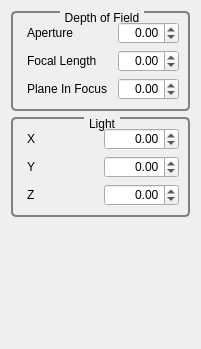
<?xml version="1.0" encoding="UTF-8"?>
<ui version="4.0">
 <class>GvtQCustomEditor</class>
 <widget class="QWidget" name="GvtQCustomEditor">
  <property name="geometry">
   <rect>
    <x>0</x>
    <y>0</y>
    <width>179</width>
    <height>349</height>
   </rect>
  </property>
  <property name="windowTitle">
   <string>Custom Editor</string>
  </property>
  <property name="styleSheet">
   <string>QGroupBox
{
     background-color: qlineargradient(x1: 0, y1: 0, x2: 0, y2: 1,
                                       stop: 0 #E0E0E0, stop: 1 #FFFFFF);
     border: 2px solid gray;
     border-radius: 5px;
     margin-top: 1ex; /* leave space at the top for the title */
 }

 QGroupBox::title
{
	 subcontrol-origin: margin;
     subcontrol-position: top center; /* position at the top center */
     padding: 0 3px;
     background-color: qlineargradient(x1: 0, y1: 0, x2: 0, y2: 1,
                                       stop: 0 #FFOECE, stop: 1 #FFFFFF);
 }

QLabel
{
	border-radius: 4px;
	padding: 2px;
 }
</string>
  </property>
  <layout class="QVBoxLayout" name="verticalLayout">
   <item>
    <widget class="QGroupBox" name="groupBox">
     <property name="title">
      <string>Depth of Field</string>
     </property>
     <layout class="QGridLayout" name="gridLayout">
      <item row="0" column="0">
       <widget class="QLabel" name="label">
        <property name="text">
         <string>Aperture</string>
        </property>
       </widget>
      </item>
      <item row="0" column="1">
       <widget class="QDoubleSpinBox" name="_apertureDoubleSpinBox">
        <property name="alignment">
         <set>Qt::AlignRight|Qt::AlignTrailing|Qt::AlignVCenter</set>
        </property>
        <property name="minimum">
         <double>-99.989999999999995</double>
        </property>
        <property name="singleStep">
         <double>0.100000000000000</double>
        </property>
       </widget>
      </item>
      <item row="1" column="0">
       <widget class="QLabel" name="label_2">
        <property name="text">
         <string>Focal Length</string>
        </property>
       </widget>
      </item>
      <item row="1" column="1">
       <widget class="QDoubleSpinBox" name="_focalLengthDoubleSpinBox">
        <property name="alignment">
         <set>Qt::AlignRight|Qt::AlignTrailing|Qt::AlignVCenter</set>
        </property>
        <property name="minimum">
         <double>-99.989999999999995</double>
        </property>
        <property name="singleStep">
         <double>0.100000000000000</double>
        </property>
       </widget>
      </item>
      <item row="2" column="0">
       <widget class="QLabel" name="label_3">
        <property name="text">
         <string>Plane In Focus</string>
        </property>
       </widget>
      </item>
      <item row="2" column="1">
       <widget class="QDoubleSpinBox" name="_planeInFocusDoubleSpinBox">
        <property name="alignment">
         <set>Qt::AlignRight|Qt::AlignTrailing|Qt::AlignVCenter</set>
        </property>
        <property name="minimum">
         <double>-99.989999999999995</double>
        </property>
        <property name="singleStep">
         <double>0.100000000000000</double>
        </property>
       </widget>
      </item>
     </layout>
    </widget>
   </item>
   <item>
    <widget class="QGroupBox" name="groupBox_2">
     <property name="title">
      <string>Light</string>
     </property>
     <layout class="QGridLayout" name="gridLayout_2">
      <item row="0" column="0">
       <widget class="QLabel" name="label_4">
        <property name="text">
         <string>X</string>
        </property>
       </widget>
      </item>
      <item row="0" column="1">
       <widget class="QDoubleSpinBox" name="_lightXDoubleSpinBox">
        <property name="alignment">
         <set>Qt::AlignRight|Qt::AlignTrailing|Qt::AlignVCenter</set>
        </property>
        <property name="minimum">
         <double>-99.989999999999995</double>
        </property>
        <property name="singleStep">
         <double>0.100000000000000</double>
        </property>
       </widget>
      </item>
      <item row="1" column="0">
       <widget class="QLabel" name="label_5">
        <property name="text">
         <string>Y</string>
        </property>
       </widget>
      </item>
      <item row="1" column="1">
       <widget class="QDoubleSpinBox" name="_lightYDoubleSpinBox">
        <property name="alignment">
         <set>Qt::AlignRight|Qt::AlignTrailing|Qt::AlignVCenter</set>
        </property>
        <property name="minimum">
         <double>-99.989999999999995</double>
        </property>
        <property name="singleStep">
         <double>0.100000000000000</double>
        </property>
       </widget>
      </item>
      <item row="2" column="0">
       <widget class="QLabel" name="label_6">
        <property name="text">
         <string>Z</string>
        </property>
       </widget>
      </item>
      <item row="2" column="1">
       <widget class="QDoubleSpinBox" name="_lightZDoubleSpinBox">
        <property name="alignment">
         <set>Qt::AlignRight|Qt::AlignTrailing|Qt::AlignVCenter</set>
        </property>
        <property name="minimum">
         <double>-99.989999999999995</double>
        </property>
        <property name="singleStep">
         <double>0.100000000000000</double>
        </property>
       </widget>
      </item>
     </layout>
    </widget>
   </item>
   <item>
    <spacer name="verticalSpacer">
     <property name="orientation">
      <enum>Qt::Vertical</enum>
     </property>
     <property name="sizeHint" stdset="0">
      <size>
       <width>20</width>
       <height>122</height>
      </size>
     </property>
    </spacer>
   </item>
  </layout>
 </widget>
 <resources/>
 <connections/>
</ui>
